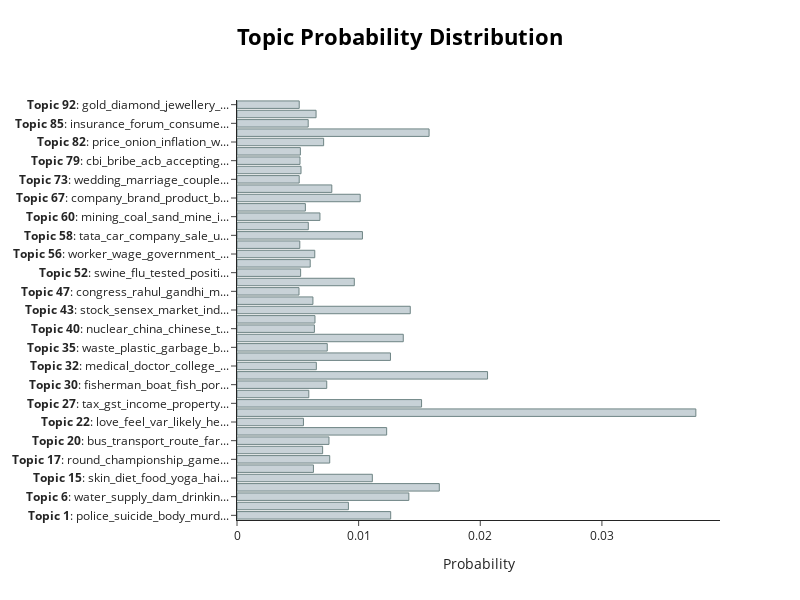

Notebook source saved alongside this figure:
### Code cell
topic_model.visualize_distribution(probs[2], min_probability=0.005)

### Figure 1 — Plotly figure (JSON) as saved in the notebook; plotly's stock layout.template omitted (floating-point values rounded to 4 significant figures)
{"data": [{"marker": {"color": "#C8D2D7", "line": {"color": "#6E8484", "width": 1}}, "orientation": "h", "type": "bar", "x": [0.01264, 0.00916, 0.01413, 0.01663, 0.01113, 0.006283, 0.007623, 0.00704, 0.007561, 0.0123, 0.005463, 0.03772, 0.01517, 0.005904, 0.007378, 0.0206, 0.006523, 0.01262, 0.007419, 0.01367, 0.006364, 0.00641, 0.01425, 0.006243, 0.005098, 0.009644, 0.005232, 0.006019, 0.006394, 0.005163, 0.01031, 0.005863, 0.00682, 0.005622, 0.01013, 0.007794, 0.005114, 0.005264, 0.00518, 0.00521, 0.007122, 0.01579, 0.005854, 0.006501, 0.005116], "y": ["<b>Topic 1</b>: police_suicide_body_murd...", "<b>Topic 2</b>: bjp_party_candidate_cong...", "<b>Topic 6</b>: water_supply_dam_drinkin...", "<b>Topic 9</b>: court_justice_bench_judg...", "<b>Topic 15</b>: skin_diet_food_yoga_hai...", "<b>Topic 16</b>: power_electricity_solar...", "<b>Topic 17</b>: round_championship_game...", "<b>Topic 19</b>: hospital_patient_cancer...", "<b>Topic 20</b>: bus_transport_route_far...", "<b>Topic 21</b>: farmer_crop_sugar_agric...", "<b>Topic 22</b>: love_feel_var_likely_he...", "<b>Topic 25</b>: land_housing_estate_dev...", "<b>Topic 27</b>: tax_gst_income_property...", "<b>Topic 29</b>: protest_farmer_police_p...", "<b>Topic 30</b>: fisherman_boat_fish_por...", "<b>Topic 31</b>: bridge_road_flyover_hig...", "<b>Topic 32</b>: medical_doctor_college_...", "<b>Topic 34</b>: tourism_tourist_beach_h...", "<b>Topic 35</b>: waste_plastic_garbage_b...", "<b>Topic 36</b>: traffic_road_accident_v...", "<b>Topic 40</b>: nuclear_china_chinese_t...", "<b>Topic 42</b>: building_demolition_con...", "<b>Topic 43</b>: stock_sensex_market_ind...", "<b>Topic 45</b>: card_cyber_ration_bank_...", "<b>Topic 47</b>: congress_rahul_gandhi_m...", "<b>Topic 50</b>: idol_puja_durga_festiva...", "<b>Topic 52</b>: swine_flu_tested_positi...", "<b>Topic 54</b>: blast_terror_bomb_terro...", "<b>Topic 56</b>: worker_wage_government_...", "<b>Topic 57</b>: baby_hospital_ambulance...", "<b>Topic 58</b>: tata_car_company_sale_u...", "<b>Topic 59</b>: parking_space_vehicle_f...", "<b>Topic 60</b>: mining_coal_sand_mine_i...", "<b>Topic 62</b>: pollution_air_level_noi...", "<b>Topic 67</b>: company_brand_product_b...", "<b>Topic 68</b>: auto_driver_taxi_cab_tr...", "<b>Topic 73</b>: wedding_marriage_couple...", "<b>Topic 75</b>: sikh_singh_punjab_sgpc_...", "<b>Topic 79</b>: cbi_bribe_acb_accepting...", "<b>Topic 80</b>: aircraft_defence_missil...", "<b>Topic 82</b>: price_onion_inflation_w...", "<b>Topic 84</b>: bank_loan_rate_sbi_rbi", "<b>Topic 85</b>: insurance_forum_consume...", "<b>Topic 88</b>: cpm_trinamool_party_mam...", "<b>Topic 92</b>: gold_diamond_jewellery_..."]}], "layout": {"height": 600, "hoverlabel": {"bgcolor": "white", "font": {"family": "Rockwell", "size": 16}}, "title": {"font": {"color": "Black", "size": 22}, "text": "<b>Topic Probability Distribution", "x": 0.5, "xanchor": "center", "y": 0.95, "yanchor": "top"}, "width": 800, "xaxis": {"title": {"text": "Probability"}}}}
